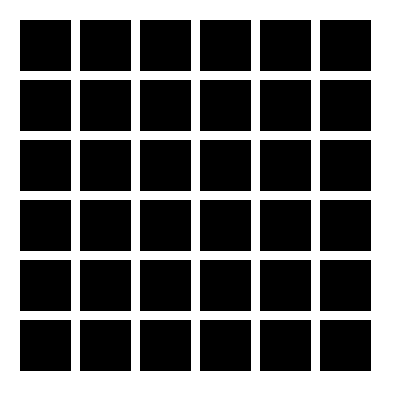
Frame 1 (no input)
Frame 60 (the mouse pressed at the canvas centre just before this capture): identical to frame 1, image omitted
Frame 120 (the mouse held since frame 60 and released just before this capture): identical to frame 1, image omitted

The Processing sketch that drew this single still picture (run headless with seeded random() and noise(); from frame 60 on, the mouse is pressed at the canvas centre):

// Processing sketch: ForLoopGridExample
// ── ForLoopGridExample.pde
/*
*  Kunstuni TIME team
*  Cécile - 10.2023
*
*  Chapter 3 - for loop grid example
*  
*/


void setup(){

  // create a window of 400 pixels by 400 pixels
  size(400,400);      
  surface.setTitle("ForLoopSquareExample");
}


void draw(){
  
  // draw a white background
  background(255);    
  
  fill(0);
  
  // Example of one column of square
  /*
  int x = 20;
  int y = 20;
  int s = 50;
 
  for(int i=0; i<6; i++){
    rect(x,y,s,s);
    y += 10 + s;
  }
  */
  
  // Example of a grid 
  int xStart = 20;
  int x = xStart;
  int y = 20;
  int s = 50;
  
  // for every row
  for(int i=0; i<6; i++){
    x = xStart;                // for every row, reassign the x position
    
    // for every column
    for(int j = 0; j<6; j++){
      rect(x,y,50,50);          // draw the square
      x += 10 + s;              // update the x position
    }                         
    
    y += 10 + s;                // update the y position
    
  }
  

}
